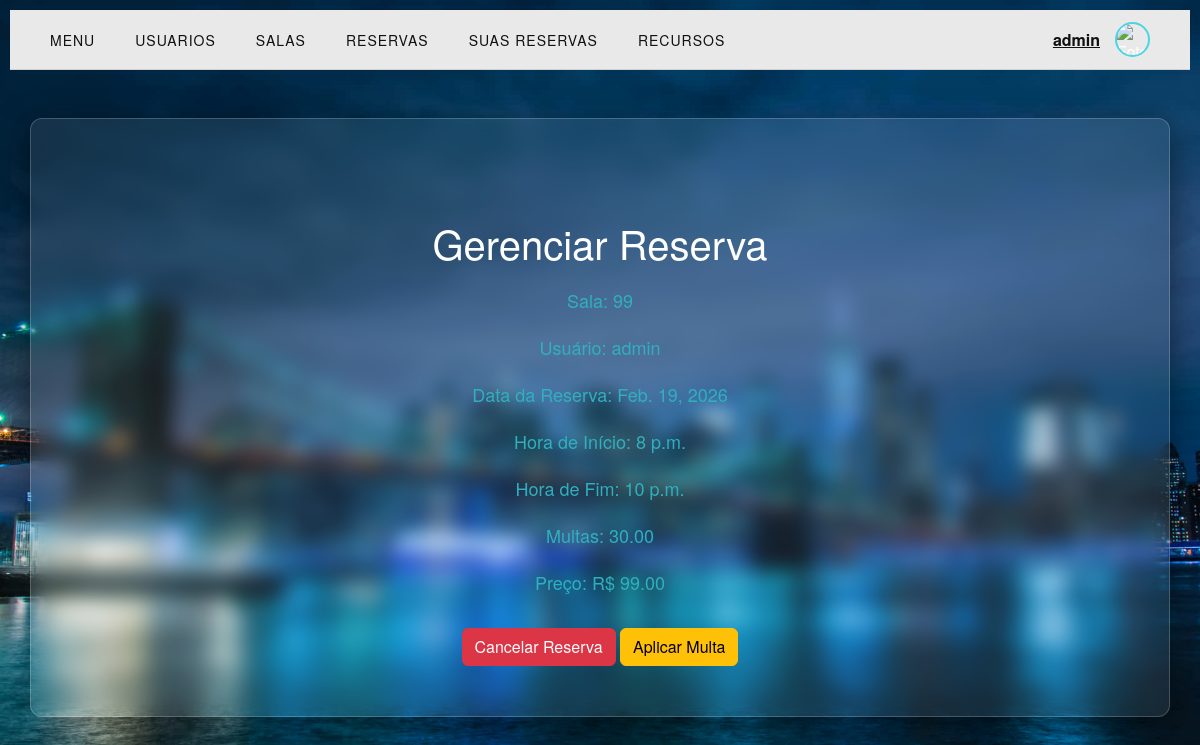
The app's page /reservas/1/gerenciar (signed in), older data.
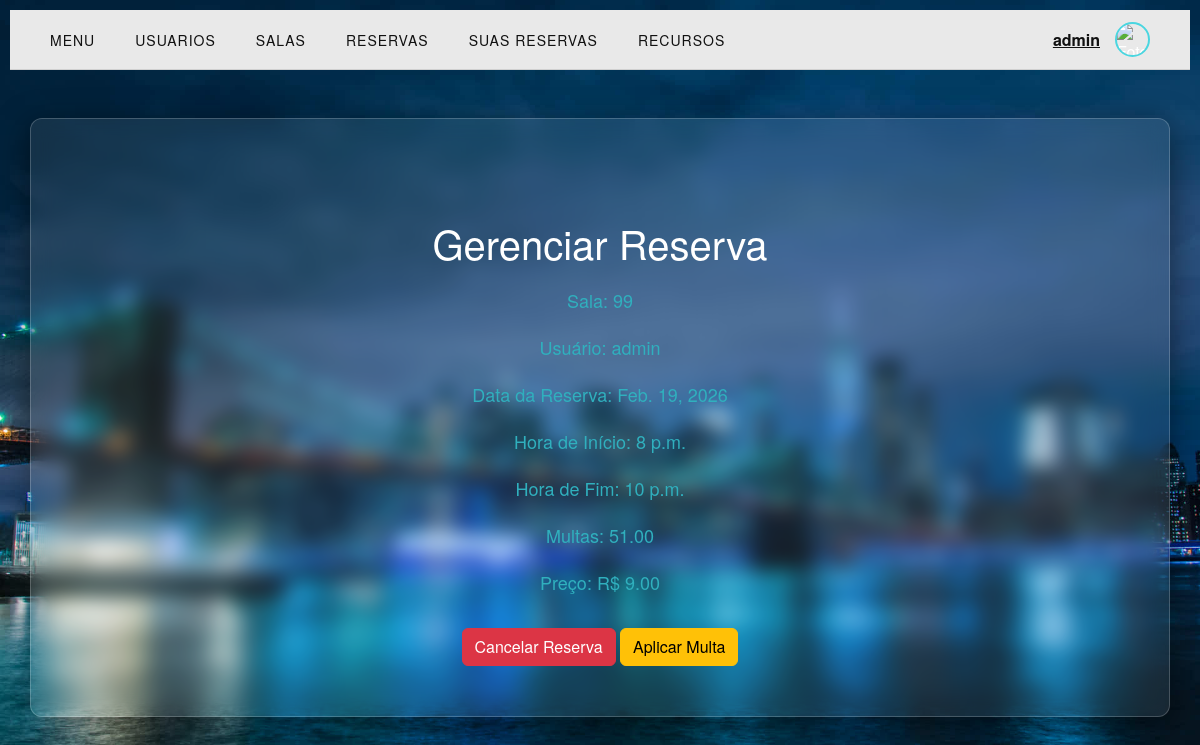
The same page, newer data.
### core/models.py (models this page shows, shortened)
class Reserva(models.Model):
      usuario = models.ForeignKey(Usuario, on_delete=models.PROTECT)
      sala = models.ForeignKey(Sala, on_delete=models.PROTECT)
      data_reserva = models.DateField(default=None)
      hora_inicio = models.TimeField(default=None)
      hora_fim = models.TimeField(default=None)
      multa = models.DecimalField(max_digits=10, decimal_places=2, default=0.00)
      preco_total = models.DecimalField(max_digits=10, decimal_places=2, default=0.00)

class Sala(models.Model):
        numsala = models.IntegerField()
        capacidade = models.IntegerField()
        recursos = models.ManyToManyField(Recurso, blank=True)
        disponivel = models.BooleanField(default=True)
        preco = models.DecimalField(max_digits=10, decimal_places=2, default=0.00)

class Usuario(models.Model):
      nome = models.CharField(max_length=100)
      cpf = models.CharField(max_length=100)
      email = models.CharField(max_length=100)
      ativo = models.BooleanField(default=True)
      nivel = models.CharField(max_length=100, default="1")
      foto_perfil = models.URLField(blank=True, null=True)

### core/views.py (the view, shortened to what this page needs)
# urls.py: path('reservas/<int:reserva_id>/gerenciar', gerenciar_reserva, name='gerenciar-reserva'),
def gerenciar_reserva(request, reserva_id):
    try:
        conta_id = request.session.get('usuario_id')
        conta = Usuario.objects.get(id=conta_id)
    except Usuario.DoesNotExist:
        conta = None
        return redirect('/')
    reserva = get_object_or_404(Reserva, id=reserva_id)
    if request.method == "POST" and request.POST.get("acao") == "cancelar":
        return redirect("reservas")
    return render(request, "core/gerenciar_reserva.html", {"reserva": reserva, 'conta': conta})

### core/templates/core/gerenciar_reserva.html (shortened to what this page needs)
{%extends "core/base.html"%}
{%block content%}
{%if conta.nivel > "1"%}
<div class="container text-center mt-5">
    <form method="POST">
        <h1>Gerenciar Reserva</h1>
        <p>Sala: {{ reserva.sala.numsala }}</p>
        <p>Usuário: {{ reserva.usuario.nome }}</p>
        <p>Data da Reserva: {{ reserva.data_reserva }}</p>
        <p>Hora de Início: {{ reserva.hora_inicio }}</p>
        <p>Hora de Fim: {{ reserva.hora_fim }}</p>
        <p>Multas: {% if reserva.multa %}{{ reserva.multa }}{% else %}0{% endif %}</p>
        <p>Preço: R$ {{ reserva.sala.preco }}</p>
        {% if conta.nivel > "1" %}
            <button type="button" id="cancelar" onclick="    document.getElementById('modal-cancelar').style.display = 'block';" class="btn btn-danger mt-3">Cancelar Reserva</button>
            <button type="button" id="multar" onclick="    document.getElementById('modal-multa').style.display = 'block';" class="btn btn-warning mt-3">Aplicar Multa</button>
        {% endif %}
    </form>
</div>
{%else%}
    <p class="mt-4">Acesso negado.</p>
{% endif %}
{%endblock%}

Row changes from the older to the newer data that the page shows:
changed Reserva "admin": multa "30.00" → "51.00"; sala.preco "99.00" → "9.00"
